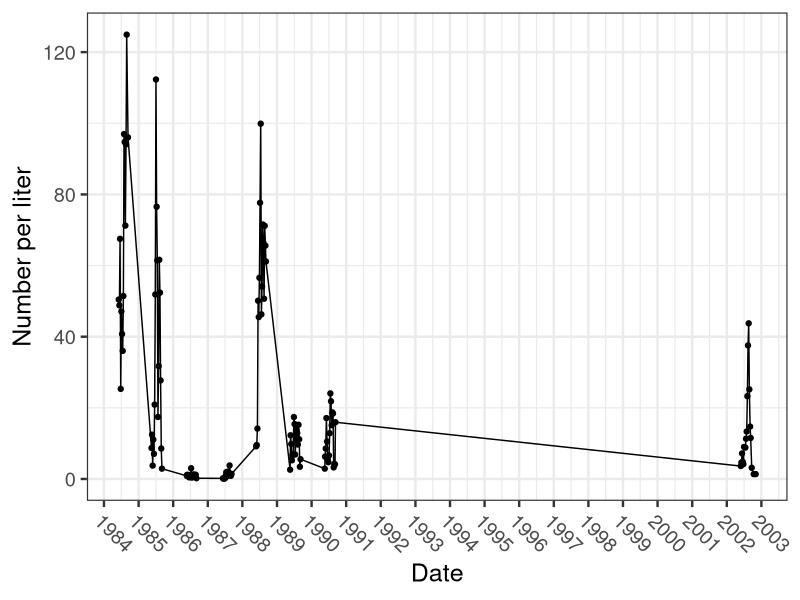
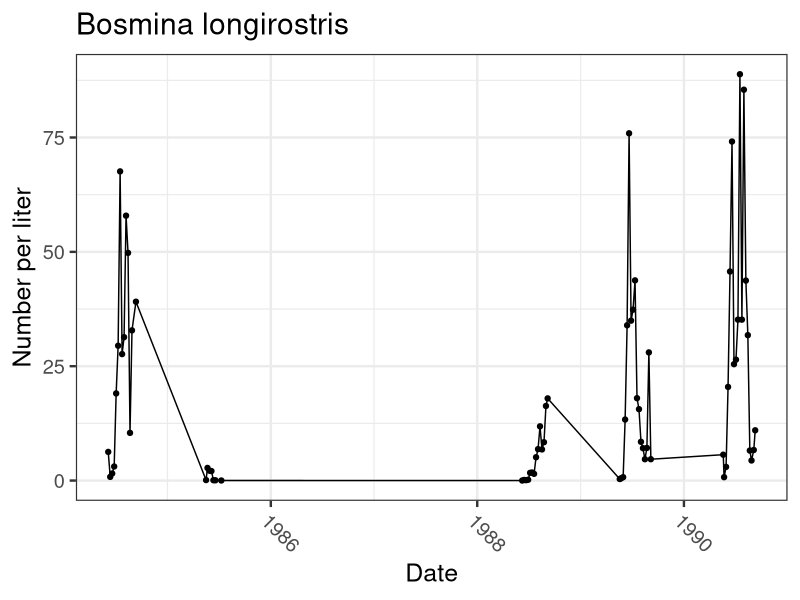
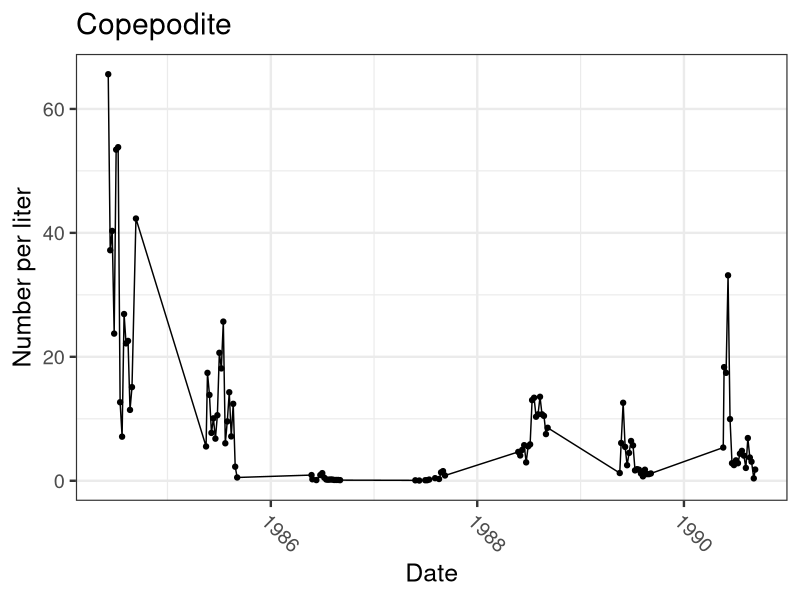
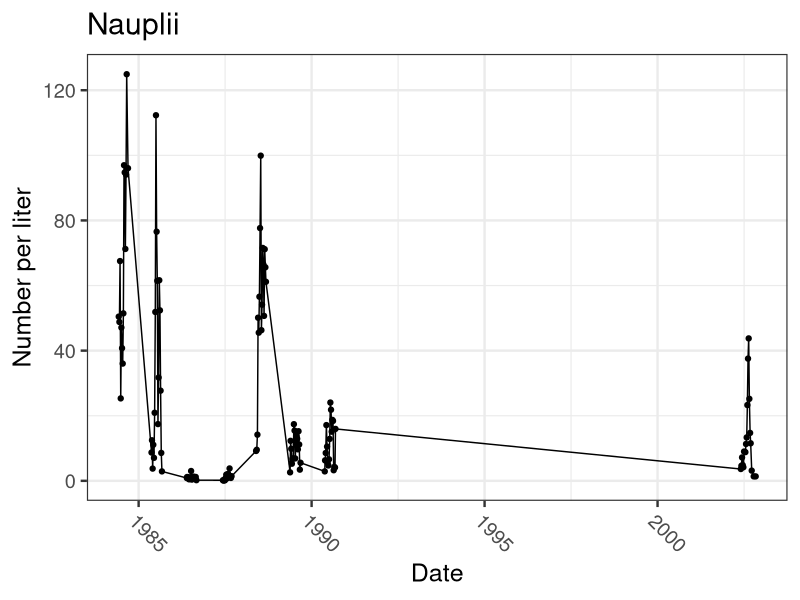
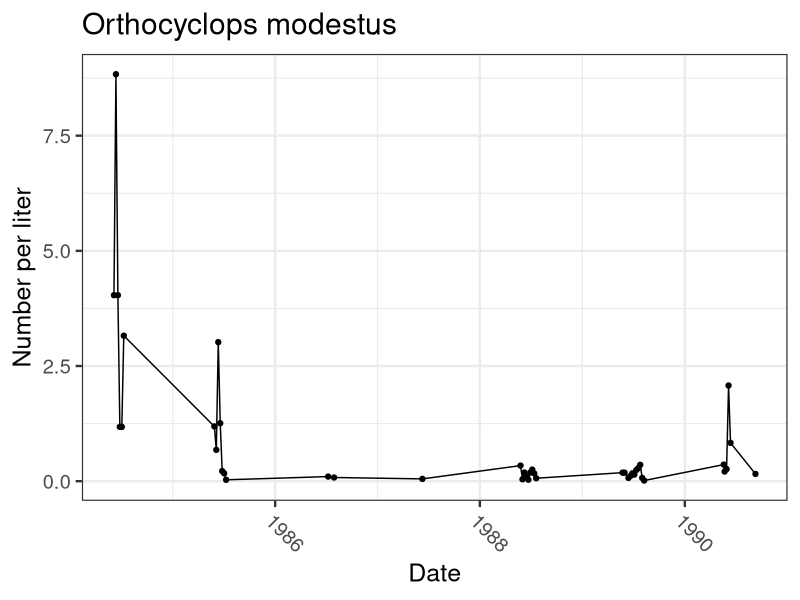
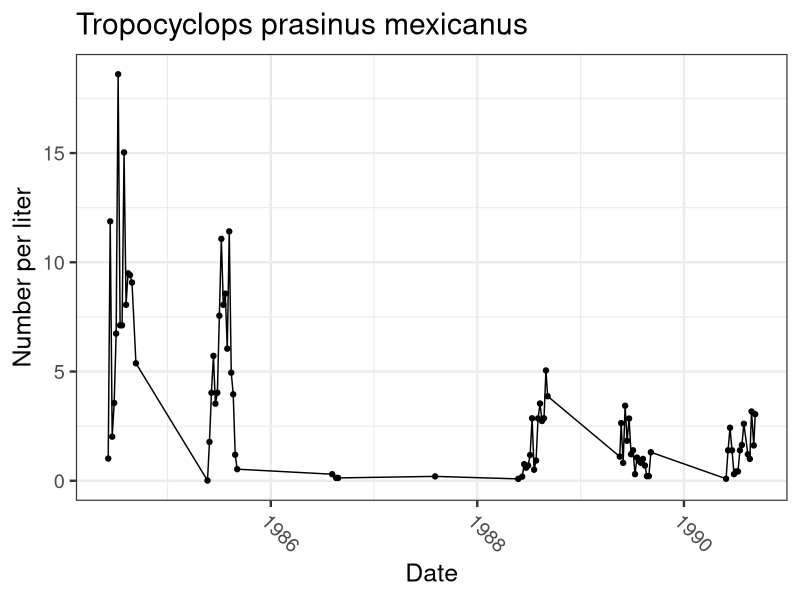
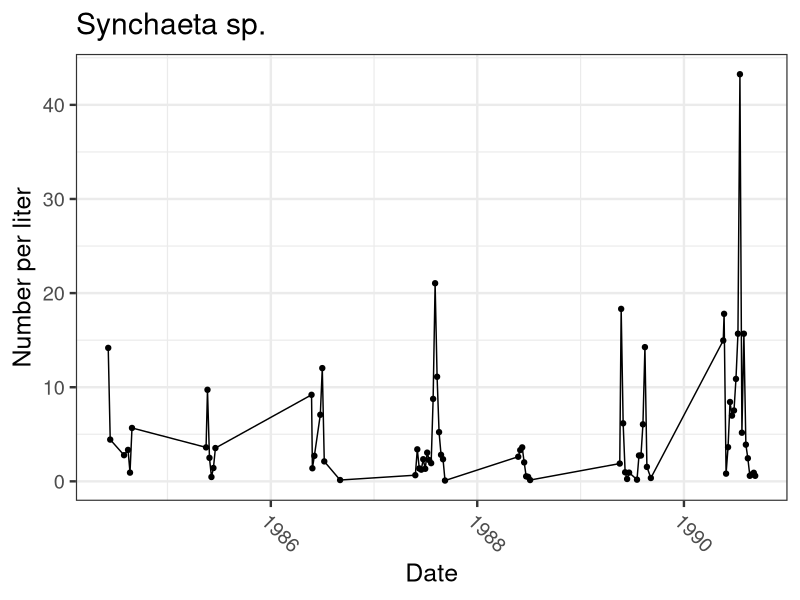
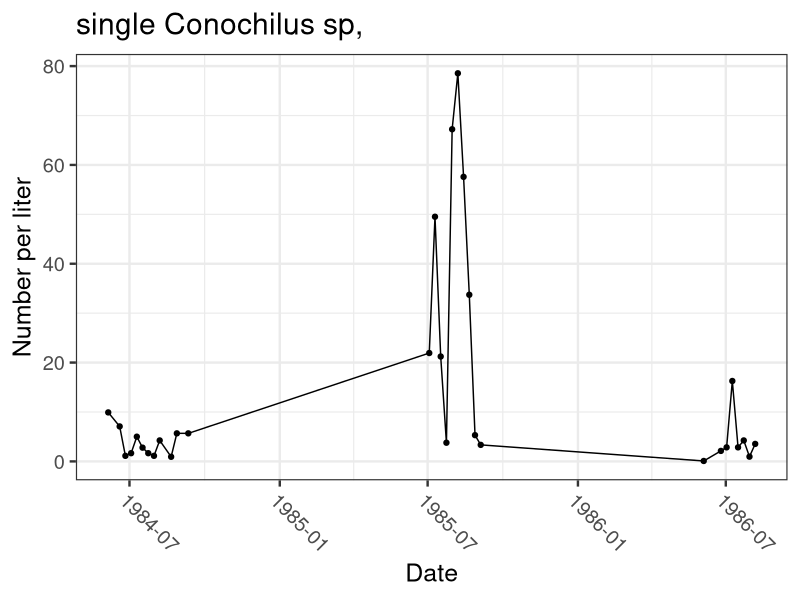

Source code (R) for these figures, in order:
# Data from
# https://lter.limnology.wisc.edu/data_TL_zoopcatalog/search

library(ggplot2)
library(scales)

data_TL_zoop <- read.csv("./data/cascade_project__zooplankton.csv")

head(data_TL_zoop)

# subset for Tuesday lake only 
data_TL_zoop <- subset(data_TL_zoop, data_TL_zoop$lakeid=="T")

# how many unique species 
length(unique(data_TL_zoop$taxon_name))
sort(unique(data_TL_zoop$taxon_name))

# How many observations per species 
sort(table(data_TL_zoop$taxon_name))

# save the species names to a .csv
zoop_names <- unique(data_TL_zoop$taxon_name)
write.csv(zoop_names, file = "data/TL_zoop_species.csv")

# convert dates to true dates 
data_TL_zoop$date <- as.Date(data_TL_zoop$sampledate)

# plot an individual time series 
# possible response variables are "density" and "total_biomass"
temp_data <- subset(data_TL_zoop, taxon_name=="Nauplii")

temp <- ggplot(temp_data, aes(date,density)) 
temp <- temp + geom_point() + geom_line()
temp <- temp + ylab("Number per liter")
temp <- temp + xlab("Date")
temp <- temp + theme_bw(base_size=18)
temp <- temp + scale_x_date(labels=date_format("%Y"),breaks=date_breaks("year"))
temp <- temp + theme(axis.text.x = element_text(angle=315,hjust=0)) # fix here
temp

# plot all time series
for (i in unique(data_TL_zoop$taxon_name)){

  temp_data <- subset(data_TL_zoop, taxon_name==i)
  
  temp <- ggplot(temp_data, aes(date,density)) 
  temp <- temp + geom_point() + geom_line()
  temp <- temp + ylab("Number per liter")
  temp <- temp + xlab("Date")
  temp <- temp + theme_bw(base_size=18)
  temp <- temp + ggtitle(i)
  temp <- temp + theme(axis.text.x = element_text(angle=315,hjust=0)) # fix here
  print(temp)
  
}




